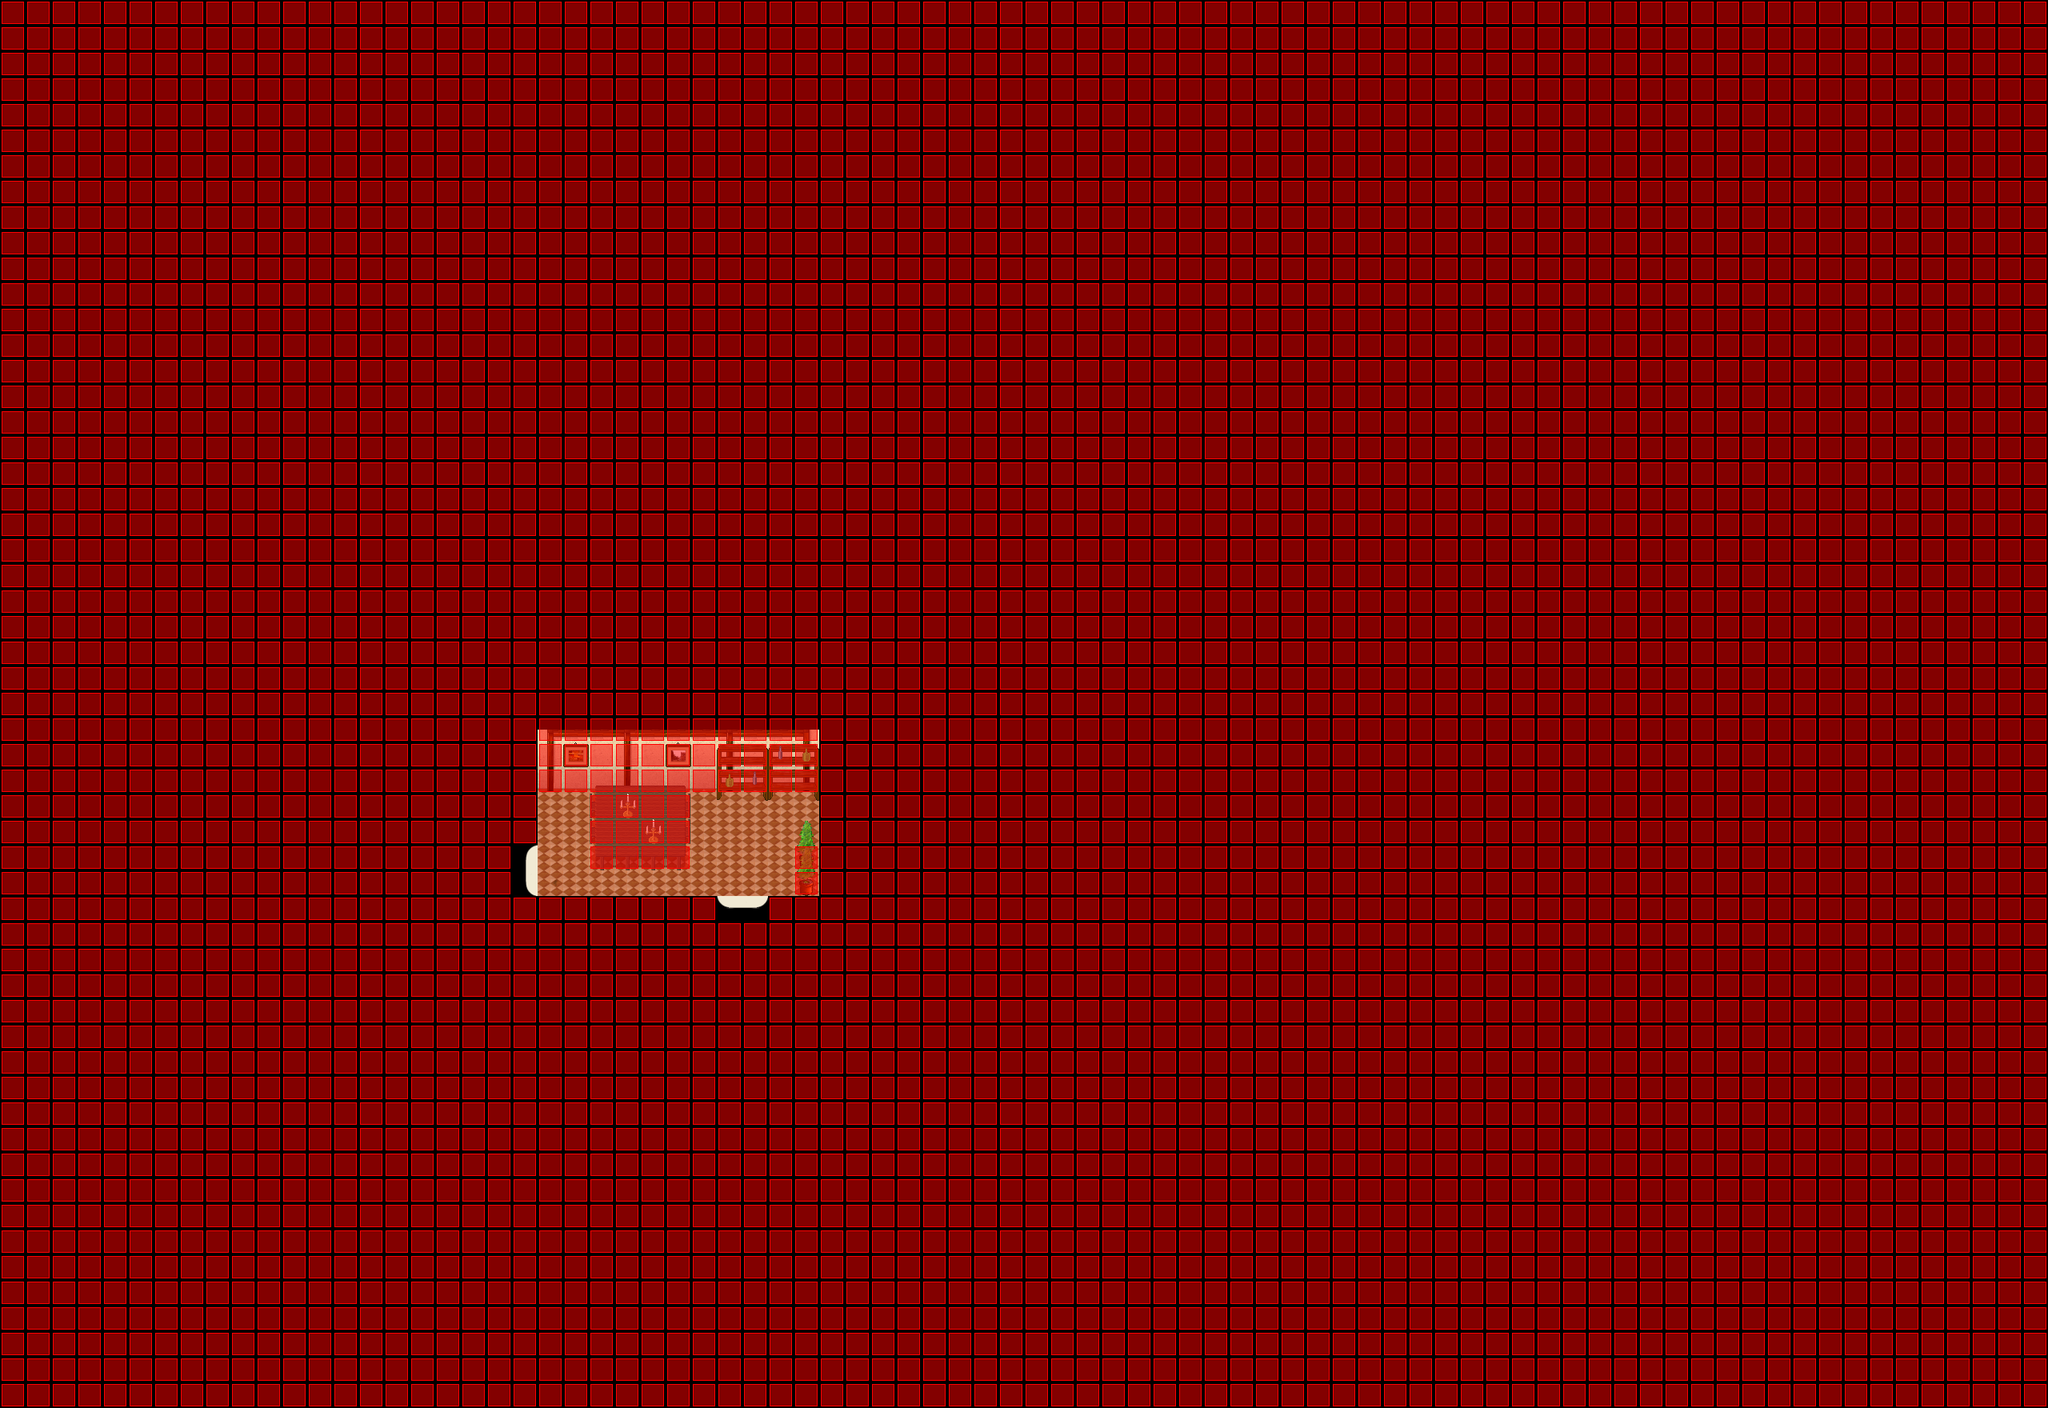

The image is a tile-based game level rendered from a .tmx file. Its description and source (layers, tilesets, objects; grid data summarised) follow:
An orthogonal 80x55 tile map with 32x32 px tiles, 7 tile layers (Ground, Ground, Ground, Ground, ...), 7 tilesets and 3 objects (2x WARP, SCRIPT).

<map version="1.0" orientation="orthogonal" width="80" height="55" tilewidth="32" tileheight="32">
 <properties>
  <property name="music" value="inside2.ogg" />
 </properties>
 <tileset firstgid="1" name="collision1_32_32" tilewidth="32" tileheight="32">
  <image source="../graphics/tiles/collision1_32_32.png" width="1024" height="1024" />
 </tileset>
 <tileset firstgid="1025" name="indoor3_32_32" tilewidth="32" tileheight="32">
  <image source="../graphics/tiles/indoor3_32_32.png" width="1024" height="1024" />
 </tileset>
 <tileset firstgid="2049" name="indoor2_32_32" tilewidth="32" tileheight="32">
  <image source="../graphics/tiles/indoor2_32_32.png" width="1024" height="1024" />
 </tileset>
 <tileset firstgid="3073" name="indoor1_32_64" tilewidth="32" tileheight="64">
  <image source="../graphics/tiles/indoor1_32_64.png" width="1024" height="1024" />
 </tileset>
 <tileset firstgid="3585" name="indoor1_32_96" tilewidth="32" tileheight="96">
  <image source="../graphics/tiles/indoor1_32_96.png" width="1024" height="960" />
 </tileset>
 <tileset firstgid="3905" name="indoor2_32_64" tilewidth="32" tileheight="64">
  <image source="../graphics/tiles/indoor2_32_64.png" width="1024" height="1024" />
 </tileset>
 <tileset firstgid="4417" name="indoor2_32_96" tilewidth="32" tileheight="96">
  <image source="../graphics/tiles/indoor2_32_96.png" width="1024" height="960" />
 </tileset>
 <layer name="Ground" width="80" height="55">
  <data>[4400 cells, 4400 non-empty, 7 distinct tile ids]</data>
 </layer>
 <layer name="Ground" width="80" height="55">
  <data>[4400 cells, 159 non-empty, 9 distinct tile ids]</data>
 </layer>
 <layer name="Ground" width="80" height="55">
  <data>[4400 cells, 18 non-empty, 11 distinct tile ids]</data>
 </layer>
 <layer name="Ground" width="80" height="55">
  <data>[4400 cells, 2 non-empty, 1 distinct tile ids]</data>
 </layer>
 <layer name="Fringe" width="80" height="55">
  <data>[4400 cells, 6 non-empty, 3 distinct tile ids]</data>
 </layer>
 <layer name="Over" width="80" height="55">
  <data>[4400 cells, 4 non-empty, 2 distinct tile ids]</data>
 </layer>
 <layer name="Collision" width="80" height="55">
  <data>[4400 cells, 4366 non-empty, 1 distinct tile ids]</data>
 </layer>
 <objectgroup name="Object" width="80" height="55">
  <object name="External Map Events" type="SCRIPT" x="0" y="0">
   <properties>
    <property name="FILENAME" value="scripts/maps/iw-monument-of-bugfixer-house01-o00-o00-o00.lua" />
   </properties>
  </object>
  <object name="Warp to n1" type="WARP" x="640" y="1056" width="32" height="64">
   <properties>
    <property name="DEST_MAP" value="iw-monument-of-bugfixer-house01-o00-o00-n01" />
    <property name="DEST_X" value="656" />
    <property name="DEST_Y" value="1088" />
   </properties>
  </object>
  <object name="Warp to monument-o00-o00-n01" type="WARP" x="896" y="1120" width="64" height="32">
   <properties>
    <property name="DEST_MAP" value="iw-monument-of-bugfixer-o00-o00-n01" />
    <property name="DEST_X" value="1344" />
    <property name="DEST_Y" value="528" />
   </properties>
  </object>
 </objectgroup>
</map>
